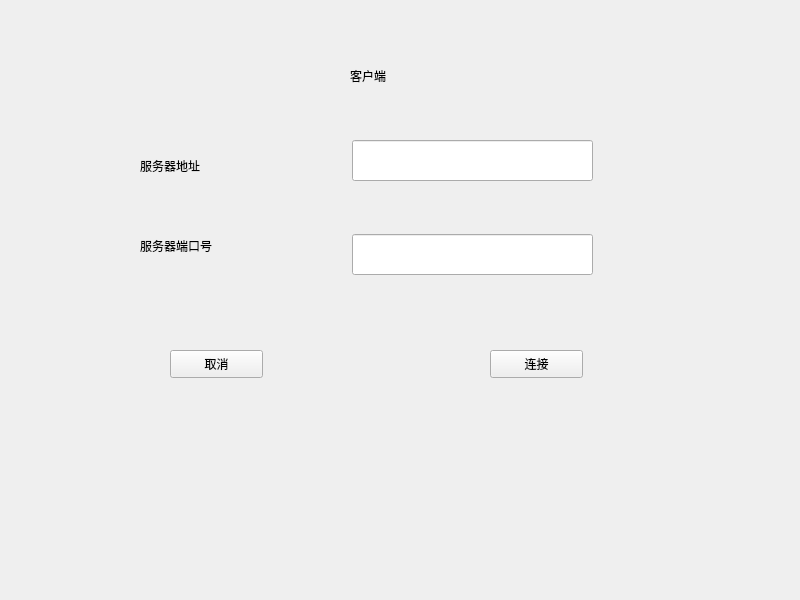
<?xml version="1.0" encoding="UTF-8"?>
<ui version="4.0">
 <class>Widget</class>
 <widget class="QWidget" name="Widget">
  <property name="geometry">
   <rect>
    <x>0</x>
    <y>0</y>
    <width>800</width>
    <height>600</height>
   </rect>
  </property>
  <property name="windowTitle">
   <string>Widget</string>
  </property>
  <widget class="QLineEdit" name="ipLineEdit">
   <property name="geometry">
    <rect>
     <x>352</x>
     <y>140</y>
     <width>241</width>
     <height>41</height>
    </rect>
   </property>
  </widget>
  <widget class="QLabel" name="label">
   <property name="geometry">
    <rect>
     <x>350</x>
     <y>40</y>
     <width>151</width>
     <height>71</height>
    </rect>
   </property>
   <property name="text">
    <string>客户端</string>
   </property>
  </widget>
  <widget class="QLabel" name="label_2">
   <property name="geometry">
    <rect>
     <x>140</x>
     <y>150</y>
     <width>181</width>
     <height>31</height>
    </rect>
   </property>
   <property name="text">
    <string>服务器地址</string>
   </property>
  </widget>
  <widget class="QLabel" name="label_3">
   <property name="geometry">
    <rect>
     <x>140</x>
     <y>230</y>
     <width>191</width>
     <height>31</height>
    </rect>
   </property>
   <property name="text">
    <string>服务器端口号</string>
   </property>
  </widget>
  <widget class="QLineEdit" name="portLineEdit">
   <property name="geometry">
    <rect>
     <x>352</x>
     <y>234</y>
     <width>241</width>
     <height>41</height>
    </rect>
   </property>
  </widget>
  <widget class="QPushButton" name="cancelButton">
   <property name="geometry">
    <rect>
     <x>170</x>
     <y>350</y>
     <width>93</width>
     <height>28</height>
    </rect>
   </property>
   <property name="text">
    <string>取消</string>
   </property>
  </widget>
  <widget class="QPushButton" name="pushButton_2">
   <property name="geometry">
    <rect>
     <x>490</x>
     <y>350</y>
     <width>93</width>
     <height>28</height>
    </rect>
   </property>
   <property name="text">
    <string>连接</string>
   </property>
  </widget>
 </widget>
 <resources/>
 <connections/>
</ui>
